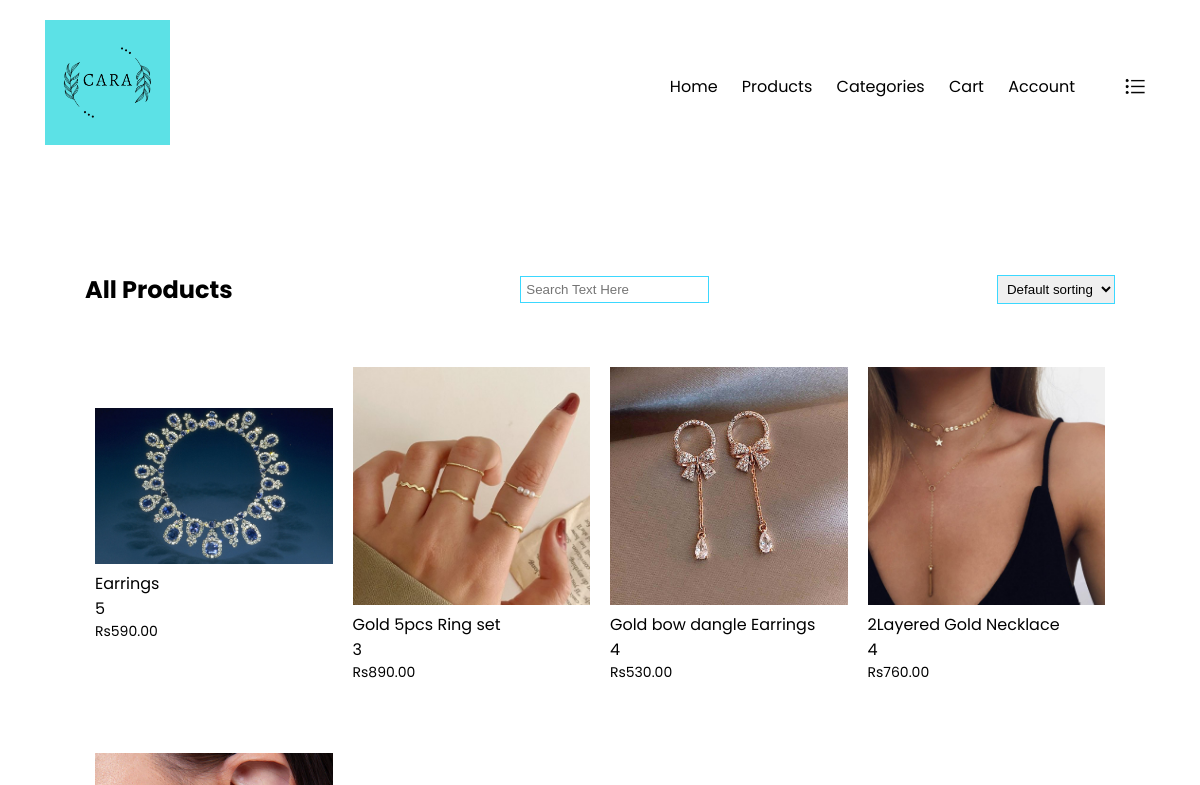
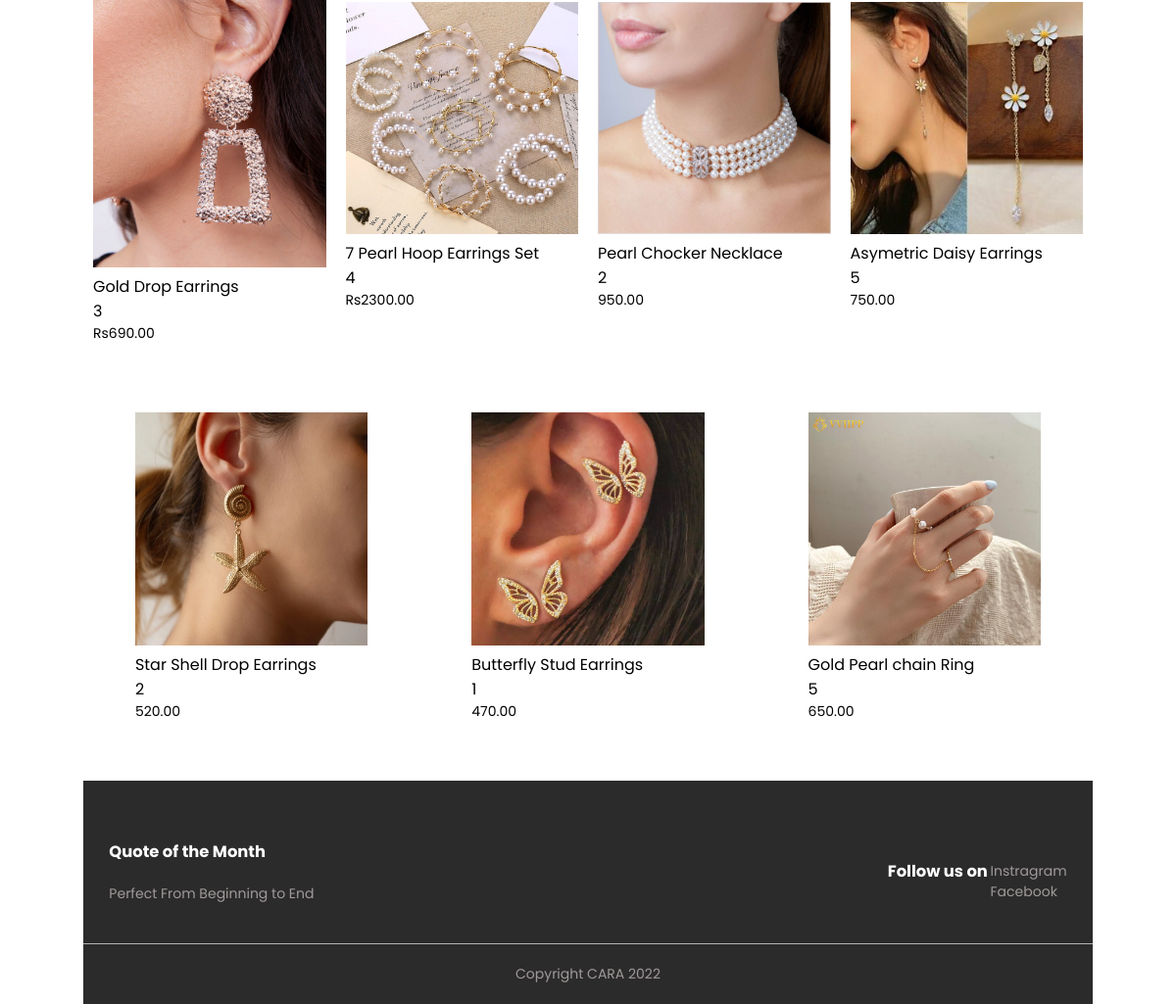
/products.php, run on the app's committed database (2 pictures, top to bottom).
### tables this page shows
CREATE TABLE `product` (
  `id` int(11) NOT NULL AUTO_INCREMENT,
  `name` varchar(255) DEFAULT NULL,
  `rating` varchar(45) DEFAULT NULL,
  `price` varchar(45) DEFAULT NULL,
  `image` varchar(255) DEFAULT NULL,
  `isfeatured` varchar(45) DEFAULT NULL,
  `islatest` varchar(45) DEFAULT NULL,
  `description` varchar(255) DEFAULT NULL,
  `category` varchar(45) DEFAULT NULL,
  `image_two` varchar(255) DEFAULT NULL,
  `image_three` varchar(255) DEFAULT NULL,
  `image_one` varchar(255) DEFAULT NULL,
  PRIMARY KEY (`id`)
);

### products.php (the view, shortened to what this page needs)
<!DOCTYPE html>
<html lang="en">
<head>
    <link rel="stylesheet" href="style.css">
<body>
<?php include('common/header.php'); ?>
    <div class="small-container">
        <div class="row row-2">
            <h2>All Products</h2>
            <input style="padding: 5px; border: 1px solid #3bd8ff;" type="text" id="searchInput" onkeyup="searchProduct(this)" placeholder="Search Text Here" value="<?php if(isset($_GET['search'])){echo $_GET['search']; } ?>"/>
            <select onchange="location = this.options[this.selectedIndex].value;">
                <option value="/CARA/products.php" <?php if(!isset($_GET['sort'])){echo "selected"; } ?> >Default sorting</option>
            </select>
        </div>
        <div class="row">
            <?php
                include('backend/dbconnection.php');
                $sql = "SELECT * FROM product";
                $result = $conn->query($sql);
                if (mysqli_num_rows($result)) {
                while($row = mysqli_fetch_assoc($result)) {
                ?>
                <div class="col-4">
                    <img src="<?php echo $row['image']; ?>" onclick="window.location.href='productdetail.php?productId=<?php echo $row['id']; ?>'">
                    <h4><?php echo $row['name']; ?></h4>
                    <div class="rating">
                        <?php
                        echo $row['rating'];
                        ?>
                    </div>
                    <p><?php echo $row['price']; ?></p>
                </div>
            <?php
                }
            }
            ?>
    </div>
    <div class="footer">
        <div class="container">
            <div class="row">
                <div class="footer-col-1">
                    <h3>Quote of the Month</h3>
                    <p>Perfect From Beginning to End</p>
                </div>
                <h3>Follow us on</h3>
                <ul>
                    <li>Instragram</li>
                    <li>Facebook</li>
                </ul>
            </div>
        </div>
        <hr>
        <p class="copyright">Copyright CARA 2022</p>
    </div>
</body>
</html>

### style.css (style rules this page uses)
* { margin: 0; padding: 0; box-sizing: border-box; }
body { font-family: 'Poppins', sans-serif; }
p { color: black; }
.container { max-width: 1300px; margin: auto; padding-left: 25px; padding-right: 25px; }
.row { display: flex; align-items: center; flex-wrap: wrap; justify-content: space-around; }
.small-container { max-width: 1080px; margin: auto; padding-left: 25px; padding-right: 25px; }
.col-4 { flex-basis: 25%; padding: 10px; min-width: 200px; margin-bottom: 50px; transition: transform 0.5s; }
.col-4 img { width: 100%; }
h4 { color: black; font-weight: normal; }
.col-4 p { font-size: 14px; }
.footer { background: rgb(44, 43, 43); color: #a09a9a; font-size: 14px; padding: 60px 0 20px; }
.footer p { color: #a09a9a; }
.footer h3 { color: #fff; margin-bottom: 20px; }
.footer-col-1, .footer-col-2 { min-width: 250px; margin-bottom: 20px; }
.footer-col-1 { flex-basis: 55%; }
ul { list-style-type: none; }
.footer hr { border: none; background: #b5b5b5; height: 1px; margin: 20px 0; }
.copyright { text-align: center; }
.row-2 { justify-content: space-between; margin: 100px auto 50px; }
select { border: 1px solid #3bd8ff; padding: 5px; }

### data on the page
product: image (picture), name "Earrings", rating "5", price "Rs590.00"
product: image (picture), name "Gold 5pcs Ring set", rating "3", price "Rs890.00"
product: image (picture), name "Gold bow dangle Earrings", rating "4", price "Rs530.00"
product: image (picture), name "2Layered Gold Necklace", rating "4", price "Rs760.00"
product: image (picture), name "Gold Drop Earrings", rating "3", price "Rs690.00"
product: image (picture), name "7 Pearl Hoop Earrings Set", rating "4", price "Rs2300.00"
product: image (picture), name "Pearl Chocker Necklace", rating "2", price "950.00"
product: image (picture), name "Asymetric Daisy Earrings", rating "5", price "750.00"
product: image (picture), name "Star Shell Drop Earrings", rating "2", price "520.00"
product: image (picture), name "Butterfly Stud Earrings", rating "1", price "470.00"
product: image (picture), name "Gold Pearl chain Ring", rating "5", price "650.00"
